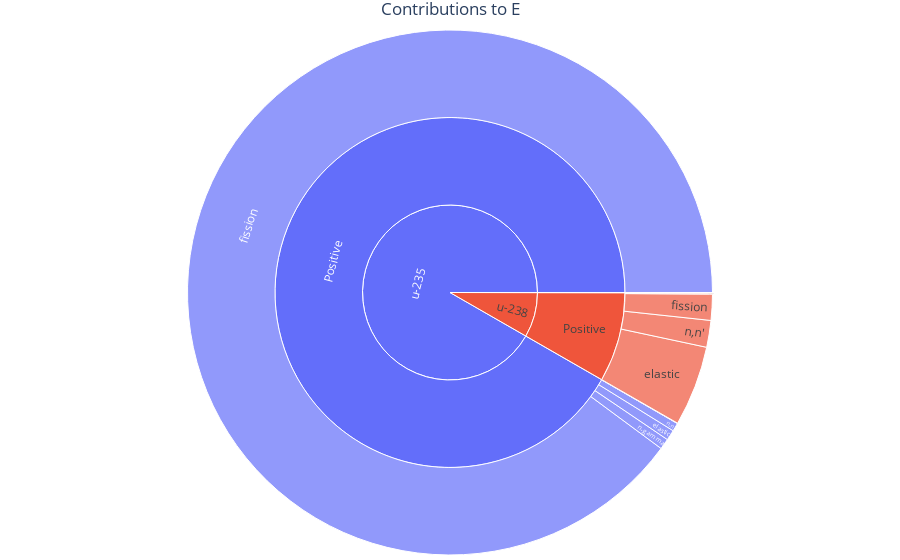

The notebook cell saved with this chart:
### Markdown cell above
#### Interactive Pie Chart

### Code cell
fig = plot_contributions(test_case, 'interactive_pie', 'E', interactive_legend=False)
fig.show()

### Figure 1 — Plotly figure (JSON) as saved in the notebook; plotly's stock layout.template omitted (floating-point values rounded to 4 significant figures)
{"data": [{"customdata": [[4.534e-05, 0.0003327], [4.534e-05, 0.0003327], [2.76e-06, 0.0002633], [4.808e-07, 0.0001148], [1.487e-11, 7.376e-06], [4.182e-05, 0.0001677], [2.771e-07, 1.501e-06], [0.2067, 0.002453], [0.2067, 0.002453], [0.001442, 0.001781], [0.001148, 0.0009169], [1.072e-05, 5.79e-05], [0.2026, 0.00141], [0.001493, 0.0001185], [0.01865, 0.001836], [0.01865, 0.001836], [0.01115, 0.001613], [0.003719, 0.000675], [6.628e-06, 8.082e-05], [0.003611, 0.0005505], [0.0001665, 6.094e-05]], "domain": {"x": [0, 1], "y": [0, 1]}, "hovertemplate": "<b>%{label}</b><br>Value: %{customdata[0]:1.4E} +/- %{customdata[1]:1.4E}<extra></extra>", "ids": ["u-234", "u-234-Positive", "u-234-elastic", "u-234-n,n'", "u-234-n,2n", "u-234-fission", "u-234-n,gamma", "u-235", "u-235-Positive", "u-235-elastic", "u-235-n,n'", "u-235-n,2n", "u-235-fission", "u-235-n,gamma", "u-238", "u-238-Positive", "u-238-elastic", "u-238-n,n'", "u-238-n,2n", "u-238-fission", "u-238-n,gamma"], "labels": ["u-234", "Positive", "elastic", "n,n'", "n,2n", "fission", "n,gamma", "u-235", "Positive", "elastic", "n,n'", "n,2n", "fission", "n,gamma", "u-238", "Positive", "elastic", "n,n'", "n,2n", "fission", "n,gamma"], "name": "", "parents": ["", "u-234", "u-234-Positive", "u-234-Positive", "u-234-Positive", "u-234-Positive", "u-234-Positive", "", "u-235", "u-235-Positive", "u-235-Positive", "u-235-Positive", "u-235-Positive", "u-235-Positive", "", "u-238", "u-238-Positive", "u-238-Positive", "u-238-Positive", "u-238-Positive", "u-238-Positive"], "type": "sunburst", "values": [0.0002011, 0.0002011, 0.1224, 0.02133, 6.594e-07, 1.855, 0.01229, 0.917, 0.917, 63.96, 50.91, 0.4754, 8989.0, 66.23, 0.08275, 0.08275, 494.7, 165.0, 0.294, 160.2, 7.385]}], "layout": {"autosize": true, "legend": {"tracegroupgap": 0}, "margin": {"b": 5, "l": 5, "r": 5, "t": 30}, "title": {"text": "Contributions to E", "x": 0.5}}}
